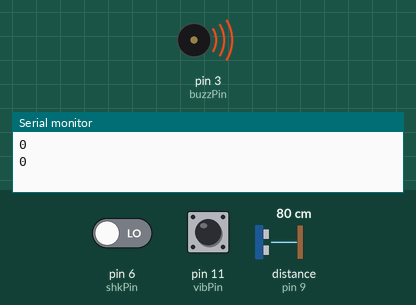
Simulated run of this sketch. Board: Arduino Uno, built with avr-gcc and run on an emulated ATmega328P. Shown: buzzer (waves = sounding, pin HIGH), the last lines printed to the serial monitor. Wiring (inferred from the names in the program): ultrasonic range finder: trigger pin 10; echo pin 9. The inputs (shaded band) are chosen by the test bench; at power-on: distance to the obstacle (sensor on pin 9) 80 cm, pin 6 (shkPin) LOW, pin 11 (vibPin) LOW. The echo pulse lasts 58.3 µs per cm; pins used as bus, display or sensor lines are not drawn.

Above: at 1.2 s.
1.3 s: distance to the obstacle (sensor on pin 9) set to 9 cm
3.2 s: distance to the obstacle (sensor on pin 9) set to 6 cm
At 6.5 s:
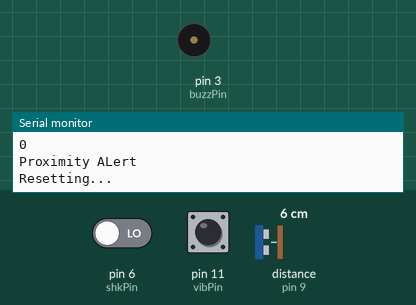
6.7 s: pin 6 (shkPin) driven HIGH
10.1 s: pin 6 (shkPin) driven LOW
13.6 s: distance to the obstacle (sensor on pin 9) set to 18 cm
At 14.6 s:
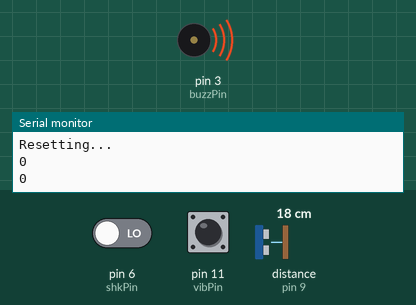
15.6 s: pin 11 (vibPin) pulsed HIGH 5 times (0.12 s each, 0.3 s apart)
At 17.1 s:
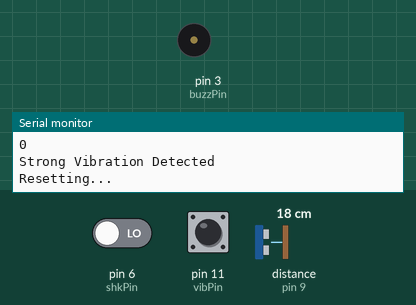
Timing chart, 0 to 19.6 s (numbered marks = the images above; inputs shaded):
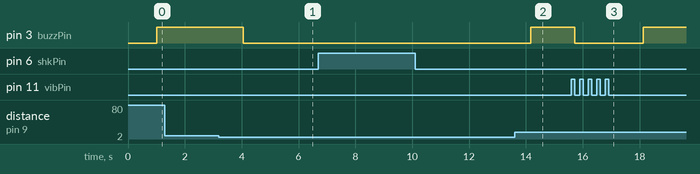

Measured:
- the behaviour switches between 8 and 7 cm on distance to the obstacle (sensor on pin 9) (found by bisection; images 0 and 1)
- after the input at 3.2 s, pin 3 (buzzPin): HIGH → LOW after 0.86 s
- after the input at 13.6 s, pin 3 (buzzPin): LOW → HIGH after 0.57 s
- after the input at 15.6 s, pin 3 (buzzPin): HIGH → LOW after 0.12 s, → HIGH 2.4 s later

The sketch:

CODE.ino
```cpp
int const trigPin = 10;
int const echoPin = 9;
int buzzPin = 3;
int vibPin =11;
int shkPin = 6;    //pin number allocations.

void setup()

{
  pinMode(buzzPin, OUTPUT); //buzzer will recieve signal from arduino to buzz.
  pinMode(vibPin, INPUT);   //vib sensor will send measurement input to the uno.
	pinMode(shkPin, INPUT);   // shock sensor will send val input to the uno.
  pinMode(trigPin, OUTPUT); // trig pin will have pulses output.
  pinMode(echoPin, INPUT); // echo pin should be input to get pulse width

  Serial.begin(9600);
}


void loop()

{

  long measurement =vibration();  //stores the vibration value measured by the vib sensor
  Serial.println(measurement);
  int val = digitalRead (shkPin);   //stores the value 0 or 1 from the shock sensor
  Serial.println(val);


 //shock sensor
 if (val == HIGH) {             //if sensor goes high, trun on the buzzer
  digitalWrite(buzzPin, LOW);
  Serial.println("Shock Detected");
  Serial.println("Resetting...");
  delay(500);
 }
 else {
  digitalWrite(buzzPin, HIGH);
 }

  int duration, distance;
 delay(1);
 digitalWrite(trigPin, HIGH);     //send the ultasonic wave and be ready for reflection.
  delay(1);
  digitalWrite(trigPin, LOW);     // Measure the pulse input in echo pin

  duration = pulseIn(echoPin, HIGH);  // Distance is half the duration devided by 29.1 (from datasheet)

  distance = (duration/2) / 29.1;    // if distance less than 0.15 meter and more than 0 (0 or less means over range)


 //ultrasonic sensor
    if (distance <= 7.5 && distance >= 0)  {
      // Buzz
      digitalWrite(buzzPin, LOW);
      Serial.println("Proximity ALert");
      Serial.println("Resetting...");
    }


//vibration sensor
    else if (measurement > 20000){

      if(measurement > 35000) {

    digitalWrite(buzzPin, LOW);
    Serial.println("Strong Vibration Detected");
    Serial.println("Resetting...");
    delay(500);
  }

  else {

    digitalWrite(buzzPin, LOW);
    Serial.println("Vibration Detected");
    Serial.println("Resetting...");
    delay(500);
  }
    }
    else {
      // Don't buzz
      digitalWrite(buzzPin, HIGH);

    }
 }

 long vibration(){  //Helper function for getting vibration measurements
  delay(10);
  long measurement=pulseIn (vibPin, HIGH);  //wait for the pin to get HIGH and returns measurement
  return measurement;
}
```
